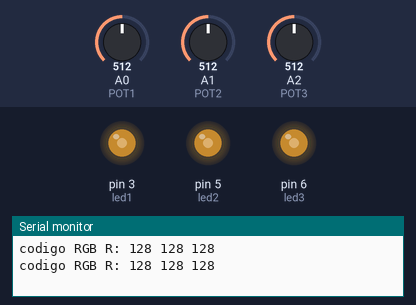
Bench run of a sketch on a simulated Arduino Uno, built with avr-gcc and run on an emulated ATmega328P. Parts: output pins drawn as LEDs (lit = HIGH), the last lines printed to the serial monitor. The test bench sets the inputs (shaded band); at power-on: A0 (POT1) = 512, A1 (POT2) = 512, A2 (POT3) = 512.

Above: at 1.2 s.
1.3 s: A0 (POT1) set to 716
At 2.2 s:
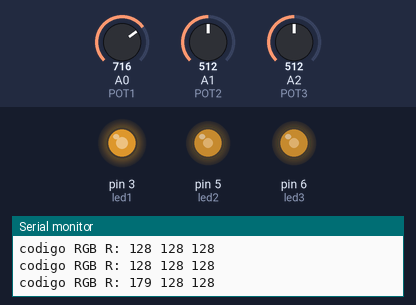
3.1 s: A1 (POT2) set to 716
At 3.6 s:
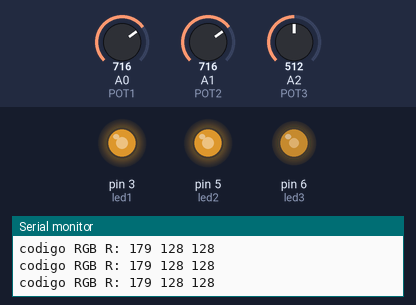
4.8 s: A2 (POT3) set to 716
At 6.2 s:
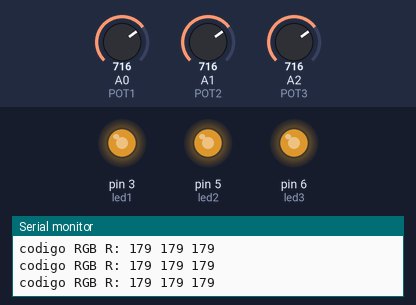
6.5 s: A0 (POT1) set to 900
At 7.8 s:
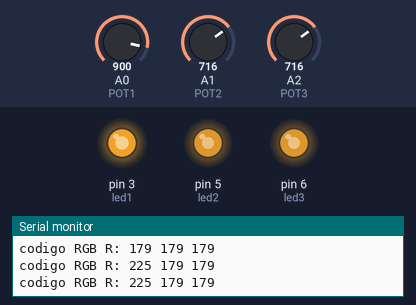
8.3 s: A1 (POT2) set to 900
At 9.2 s:
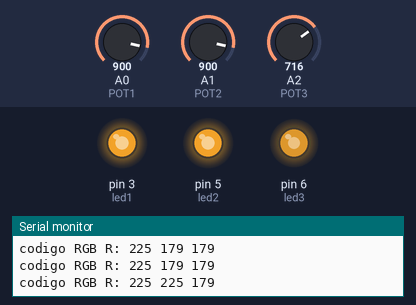
10.0 s: A2 (POT3) set to 900
At 10.7 s:
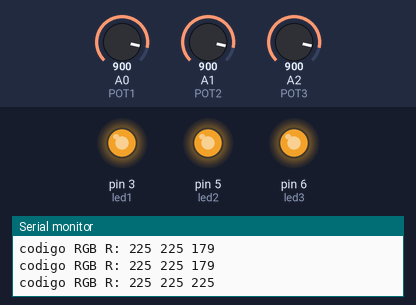
Timing chart, 0 to 12.7 s (numbered marks = the images above; inputs shaded):
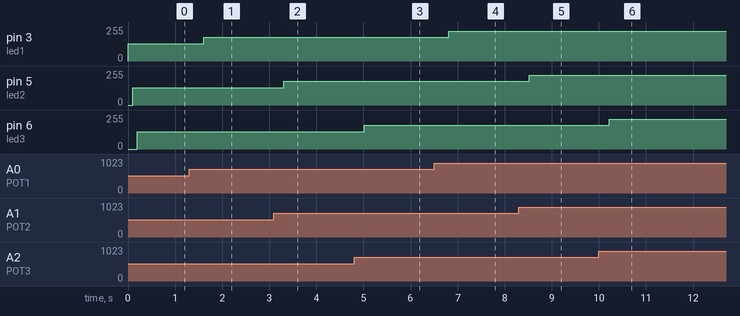

The sketch:

practica_3_21.ino
```cpp
int POT1  = A0;//Byron Alejandro Pineda Barrientos
int POT2 = A1;//2022121
int POT3 = A2;
int Lectura1;
int Lectura2;
int Lectura3;
int led1 = 3;
int led2 = 5;
int led3 = 6;

void setup()
{
  Serial.begin(9600);
 pinMode(POT1,INPUT);
   pinMode(led1,OUTPUT);
   pinMode(POT2,INPUT);
   pinMode(led2,OUTPUT);
   pinMode(POT3,INPUT);
   pinMode(led3,OUTPUT);
}

void loop()
{

 Lectura1 = analogRead(POT1)/4;
  analogWrite(led1,Lectura1);
  delay(100);
   Lectura2 = analogRead(POT2)/4;
  analogWrite(led2,Lectura2);
  delay(100);
   Lectura3 = analogRead(POT3)/4;
  analogWrite(led3,Lectura3);
  delay(200);
  Serial.print("codigo RGB R: ");
  Serial.print( Lectura1);
  Serial.print(" ");
  Serial.print( Lectura2);
    Serial.print(" ");
  Serial.println( Lectura3);


}
```

Measured:
- after the input at 1.3 s, pin 3 (led1): 128/255 → 179/255 after 0.30 s
- after the input at 3.1 s, pin 5 (led2): 128/255 → 179/255 after 0.21 s
- after the input at 4.8 s, pin 6 (led3): 128/255 → 179/255 after 0.21 s
- after the input at 6.5 s, pin 3 (led1): 179/255 → 225/255 after 0.32 s
- after the input at 8.3 s, pin 5 (led2): 179/255 → 225/255 after 0.22 s
- after the input at 10.0 s, pin 6 (led3): 179/255 → 225/255 after 0.22 s
